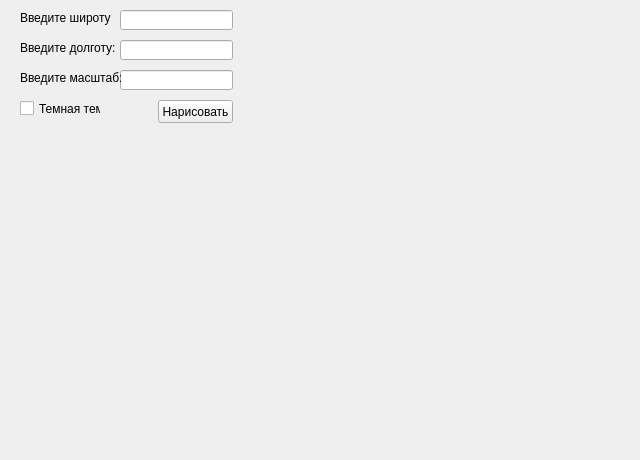
<?xml version="1.0" encoding="UTF-8"?>
<ui version="4.0">
 <class>Form</class>
 <widget class="QWidget" name="Form">
  <property name="geometry">
   <rect>
    <x>0</x>
    <y>0</y>
    <width>640</width>
    <height>460</height>
   </rect>
  </property>
  <property name="focusPolicy">
   <enum>Qt::ClickFocus</enum>
  </property>
  <property name="windowTitle">
   <string>Form</string>
  </property>
  <widget class="QLineEdit" name="wight_Edit">
   <property name="geometry">
    <rect>
     <x>120</x>
     <y>10</y>
     <width>113</width>
     <height>20</height>
    </rect>
   </property>
   <property name="focusPolicy">
    <enum>Qt::ClickFocus</enum>
   </property>
  </widget>
  <widget class="QLineEdit" name="high_Edit">
   <property name="geometry">
    <rect>
     <x>120</x>
     <y>40</y>
     <width>113</width>
     <height>20</height>
    </rect>
   </property>
   <property name="focusPolicy">
    <enum>Qt::ClickFocus</enum>
   </property>
  </widget>
  <widget class="QLineEdit" name="size_Edit">
   <property name="geometry">
    <rect>
     <x>120</x>
     <y>70</y>
     <width>113</width>
     <height>20</height>
    </rect>
   </property>
   <property name="focusPolicy">
    <enum>Qt::ClickFocus</enum>
   </property>
  </widget>
  <widget class="QLabel" name="label">
   <property name="geometry">
    <rect>
     <x>20</x>
     <y>10</y>
     <width>91</width>
     <height>16</height>
    </rect>
   </property>
   <property name="text">
    <string>Введите широту:</string>
   </property>
  </widget>
  <widget class="QLabel" name="label_2">
   <property name="geometry">
    <rect>
     <x>20</x>
     <y>40</y>
     <width>101</width>
     <height>16</height>
    </rect>
   </property>
   <property name="text">
    <string>Введите долготу:</string>
   </property>
  </widget>
  <widget class="QLabel" name="label_3">
   <property name="geometry">
    <rect>
     <x>20</x>
     <y>70</y>
     <width>101</width>
     <height>16</height>
    </rect>
   </property>
   <property name="text">
    <string>Введите масштаб:</string>
   </property>
  </widget>
  <widget class="QPushButton" name="ok_button">
   <property name="geometry">
    <rect>
     <x>158</x>
     <y>100</y>
     <width>75</width>
     <height>23</height>
    </rect>
   </property>
   <property name="focusPolicy">
    <enum>Qt::ClickFocus</enum>
   </property>
   <property name="text">
    <string>Нарисовать</string>
   </property>
  </widget>
  <widget class="QLabel" name="map_label">
   <property name="geometry">
    <rect>
     <x>30</x>
     <y>140</y>
     <width>47</width>
     <height>13</height>
    </rect>
   </property>
   <property name="text">
    <string/>
   </property>
  </widget>
  <widget class="QCheckBox" name="checkBox">
   <property name="geometry">
    <rect>
     <x>20</x>
     <y>100</y>
     <width>81</width>
     <height>17</height>
    </rect>
   </property>
   <property name="text">
    <string>Темная тема</string>
   </property>
  </widget>
 </widget>
 <resources/>
 <connections/>
</ui>
